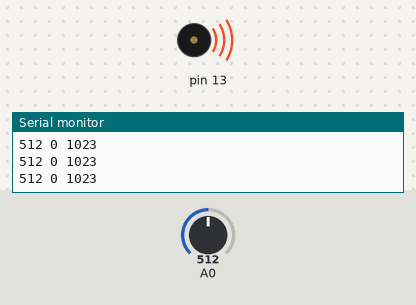
The sketch below on a simulated Arduino Uno, built with avr-gcc and run on an emulated ATmega328P. Parts: buzzer (waves = sounding), the last lines printed to the serial monitor. The inputs (shaded band) are chosen by the test bench; at power-on: A0 = 512.

Above: at 1.2 s.
1.3 s: A0 set to 0
At 1.7 s:
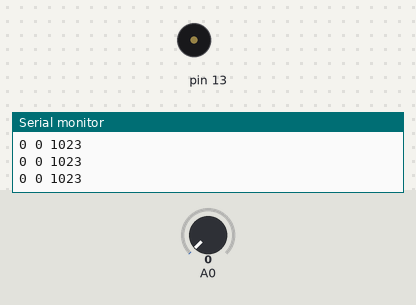
2.8 s: A0 set to 122
At 4.2 s:
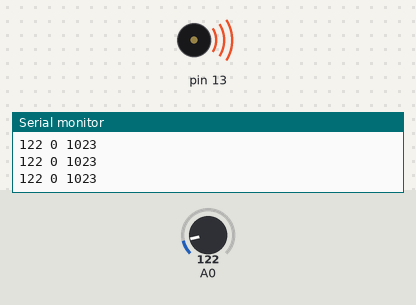
Timing chart, 0 to 5.8 s (numbered marks = the images above; inputs shaded):
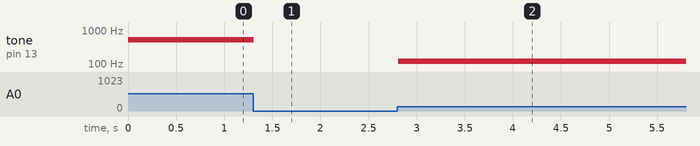

Measured:
- after the input at 1.3 s, tone on pin 13: 512 Hz → silent at once
- after the input at 2.8 s, tone on pin 13: silent → 122 Hz at once

The sketch:

tone_control.ino
```cpp
void setup() {
 Serial.begin(19200);
 pinMode(A0, INPUT);
 pinMode(13, OUTPUT);
}

void loop() {
 int value;
 value = analogRead(A0);
 Serial.print(value);
 Serial.println(" 0 1023");
 tone(13, value);

}
```
